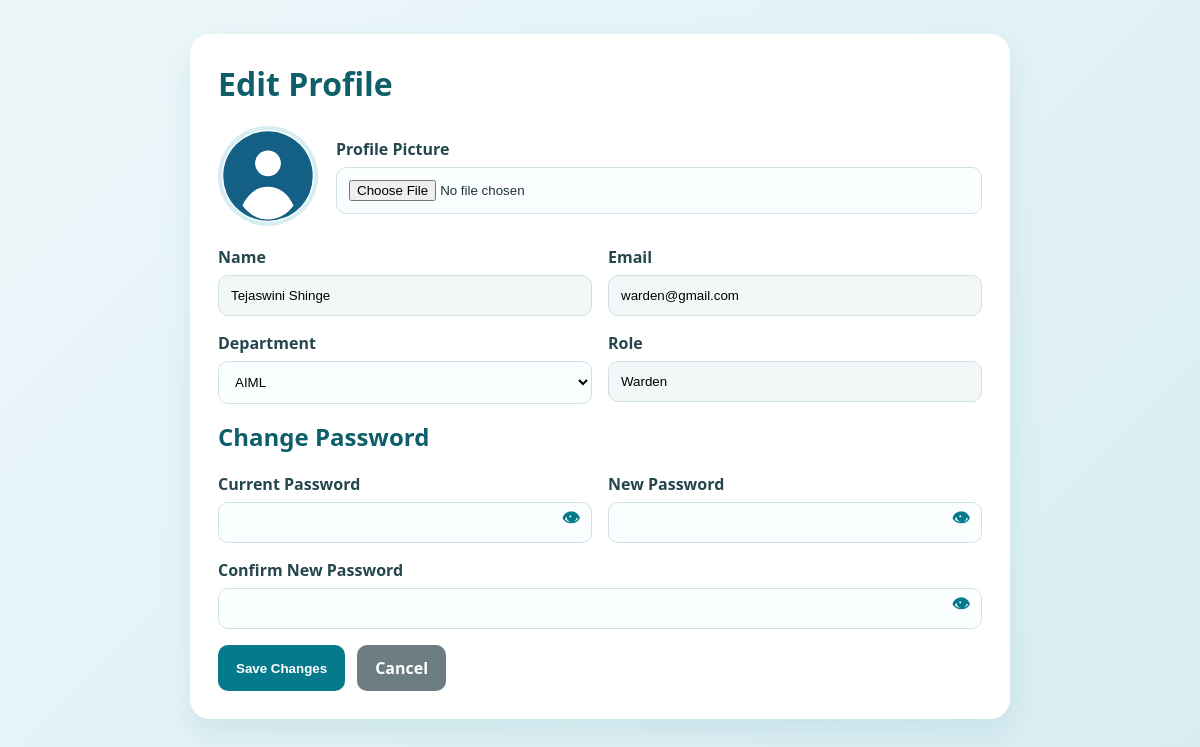
The app's page /HostelAssistSystem/edit_profile.php (signed in) with its own data.
### tables this page shows
CREATE TABLE `faculty` (
  `staff_id` int(11) NOT NULL,
  `email` varchar(100) NOT NULL,
  `mobile` varchar(15) DEFAULT NULL,
  `department` varchar(50) DEFAULT NULL,
  `name` varchar(200) DEFAULT NULL,
  `password` varchar(255) DEFAULT NULL,
  `photo` varchar(255) DEFAULT NULL,
  `signature` varchar(255) DEFAULT NULL,
  `role` varchar(50) DEFAULT NULL
);

### HostelAssistSystem/profile_common.php (called while the page is built, shortened)
<?php
include_once("system_helpers.php");
if (!function_exists('getProfileBackUrl')) {
    function getProfileBackUrl($role)
    {
        $role = strtolower(trim((string) $role));
        return 'warden_home.php';
    }
}
if (!function_exists('loadProfileContext')) {
    function loadProfileContext($conn)
    {
        ensureColumnExists($conn, 'students', 'year', "VARCHAR(50) NULL AFTER department");
        ensureColumnExists($conn, 'faculty', 'photo', "VARCHAR(255) NULL AFTER password");
        $role = isset($_SESSION['role']) ? strtolower(trim((string) $_SESSION['role'])) : '';
        $userId = isset($_SESSION['user_id']) ? (int) $_SESSION['user_id'] : 0;
        $isStudent = $role === 'student';
        $table = $isStudent ? 'students' : 'faculty';
        $idColumn = $isStudent ? 'student_id' : 'staff_id';
        $backUrl = getProfileBackUrl($role);
        $profileSql = $isStudent
            ? "SELECT student_id, name, email, mobile, parent_mobile1, parent_mobile2, department, `year`, semester, room_number, photo FROM students WHERE student_id = ?"
            : "SELECT staff_id, name, email, mobile, department, role, photo FROM faculty WHERE staff_id = ?";
        $profileStmt = mysqli_prepare($conn, $profileSql);
        mysqli_stmt_bind_param($profileStmt, 'i', $userId);
        mysqli_stmt_execute($profileStmt);
        $profileResult = mysqli_stmt_get_result($profileStmt);
        $row = $profileResult ? mysqli_fetch_assoc($profileResult) : null;
        $photoFile = !empty($row['photo']) ? 'uploads/' . $row['photo'] : 'images/default-profile.svg';
        return [
            'role' => $role,
            'userId' => $userId,
            'isStudent' => $isStudent,
            'table' => $table,
            'idColumn' => $idColumn,
            'backUrl' => $backUrl,
            'row' => $row,
            'photoFile' => $photoFile,
        ];
    }
}
?>

### HostelAssistSystem/system_helpers.php (called while the page is built, shortened)
<?php
if (!function_exists('ensureColumnExists')) {
    function ensureColumnExists($conn, $table, $column, $definition)
    {
        $table = mysqli_real_escape_string($conn, $table);
        $column = mysqli_real_escape_string($conn, $column);
        $result = mysqli_query($conn, "SHOW COLUMNS FROM `$table` LIKE '$column'");
    }
}
?>

### HostelAssistSystem/edit_profile.php (the view, shortened to what this page needs)
<?php
include("config.php");
include("profile_common.php");
include_once("system_helpers.php");
$context = loadProfileContext($conn);
$isStudent = $context['isStudent'];
$row = $context['row'];
$departmentOptions = ['CSE', 'AIML', 'COMP', 'EXTC', 'CHEM', 'CIVIL', 'MECH'];
$photoFile = !empty($row['photo']) ? 'uploads/' . $row['photo'] : 'images/default-profile.svg';
?>
<!DOCTYPE html>
<html lang="en">
<head>
</head>
<body>
<div class="page">
    <div class="card">
        <h1>Edit Profile</h1>
        <form method="POST" enctype="multipart/form-data">
            <div class="photo-row">
                <img class="profile-photo" src="<?php echo htmlspecialchars($photoFile); ?>" alt="Profile Photo">
                <div class="field" style="flex:1; margin-bottom:0;">
                    <label>Profile Picture</label>
                    <input type="file" name="photo" accept="image/*">
                </div>
            </div>
            <div class="grid">
                <div class="field">
                    <label>Name</label>
                    <input type="text" value="<?php echo htmlspecialchars($row['name']); ?>" readonly>
                </div>
                <div class="field">
                    <label>Email</label>
                    <input type="email" value="<?php echo htmlspecialchars($row['email']); ?>" readonly>
                </div>
            </div>
            <div class="grid">
                <div class="field">
                    <label>Department</label>
                    <select name="department" required>
                        <?php foreach ($departmentOptions as $departmentOption) { ?>
                            <option value="<?php echo htmlspecialchars($departmentOption); ?>" <?php echo ((string) ($row['department'] ?? '') === $departmentOption) ? 'selected' : ''; ?>>
                                <?php echo htmlspecialchars($departmentOption); ?>
                            </option>
                        <?php } ?>
                    </select>
                </div>
                <?php if ($isStudent) { ?>
                    <div class="field">
                        <label>Room Number</label>
                        <input type="text" name="room_number" value="<?php echo htmlspecialchars((string) ($row['room_number'] ?? '')); ?>">
                    </div>
                <?php } else { ?>
                    <div class="field">
                        <label>Role</label>
                        <input type="text" value="<?php echo htmlspecialchars((string) ($row['role'] ?? '')); ?>" readonly>
                    </div>
                <?php } ?>
            </div>
            <h2>Change Password</h2>
            <div class="grid">
                <div class="field">
                    <label>Current Password</label>
                    <div class="password-wrap">
                        <input type="password" name="current_password" id="currentPassword">
                        <button type="button" class="toggle-password" onclick="togglePassword('currentPassword', this)" aria-label="Show password">&#128065;</button>
                    </div>
                </div>
                <div class="field">
                    <label>New Password</label>
                    <div class="password-wrap">
                        <input type="password" name="new_password" id="newPassword">
                        <button type="button" class="toggle-password" onclick="togglePassword('newPassword', this)" aria-label="Show password">&#128065;</button>
                    </div>
                </div>
            </div>
            <div class="field">
                <label>Confirm New Password</label>
                <div class="password-wrap">
                    <input type="password" name="confirm_password" id="confirmNewPassword">
                    <button type="button" class="toggle-password" onclick="togglePassword('confirmNewPassword', this)" aria-label="Show password">&#128065;</button>
                </div>
            </div>
            <div class="actions">
                <button type="submit">Save Changes</button>
                <a class="cancel-link" href="profile.php">Cancel</a>
            </div>
        </form>
    </div>
</div>
</body>
</html>

### HostelAssistSystem/edit_profile.php (style rules this page uses)
body { margin: 0; font-family: 'Segoe UI', Arial, sans-serif; background: linear-gradient(135deg, #edf7fa, #d8edf2); color: #1d3338; }
.page { max-width: 820px; margin: 34px auto; padding: 0 18px 32px; }
.card { background: #ffffff; border-radius: 20px; padding: 28px; box-shadow: 0 14px 30px rgba(5, 122, 141, 0.10); }
h1, h2 { margin-top: 0; color: #0f5f6b; }
.grid { display: grid; grid-template-columns: 1fr 1fr; gap: 16px; }
.field { margin-bottom: 16px; }
label { display: block; margin-bottom: 7px; font-weight: 600; color: #24464d; }
input, select { width: 100%; padding: 12px; border-radius: 10px; border: 1px solid #cfe1e7; box-sizing: border-box; background: #fbfeff; }
input[readonly] { background: #f3f7f8; }
.password-wrap { position: relative; }
.password-wrap input { padding-right: 46px; }
.toggle-password { position: absolute; top: 44%; right: 12px; transform: translateY(-50%); border: none; background: transparent; color: #057a8d; font-size: 18px; cursor: pointer; width: auto; padding: 0; }
.photo-row { display: flex; align-items: center; gap: 18px; margin-bottom: 20px; }
.profile-photo { width: 92px; height: 92px; border-radius: 50%; object-fit: cover; border: 4px solid #d6edf2; }
.actions { display: flex; gap: 12px; flex-wrap: wrap; margin-top: 12px; }
button, .cancel-link { padding: 12px 18px; border: none; border-radius: 10px; background: #057a8d; color: #fff; cursor: pointer; font-weight: 600; text-decoration: none; }
.cancel-link { background: #6b7c82; }

### records on screen
faculty: name "Tejaswini Shinge", email "warden@gmail.com", department "AIML", role "Warden"
